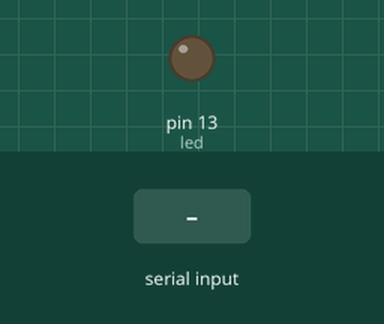
Bench run of a sketch on a simulated Arduino Uno, built with avr-gcc and run on an emulated ATmega328P. Parts: output pins drawn as LEDs (lit = HIGH). Inputs (shaded band) come from the test bench. What the sketch prints to the serial monitor is not drawn.

Above: at 1.2 s.
1.3 s: byte 30 received over Serial
At 2.6 s:
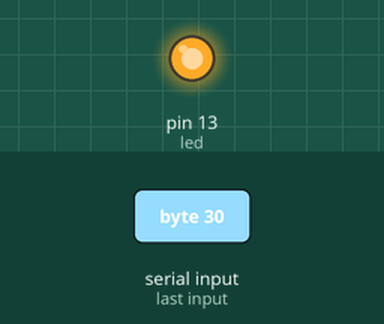
Timing chart, 0 to 4.3 s (numbered marks = the images above; inputs shaded):
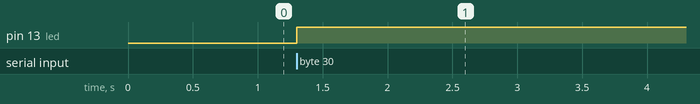

The sketch:

serial_led.ino
```cpp
const int led = 13;

void setup()
{
  //-- Configure the led
  pinMode(led, OUTPUT);
  digitalWrite(led, LOW);

  //Setup usb serial connection to computer
  Serial.begin(19200);

  //-- Debug
  Serial.println("ready");
}

char state = 0;
int car;

void loop()
{
  if (Serial.available() > 0) {
    car = Serial.read();
    state = (state + 1) & 0x01;
    digitalWrite(led, state);
  }

}
```

Measured:
- after the input at 1.3 s, pin 13 (led): LOW → HIGH at once
